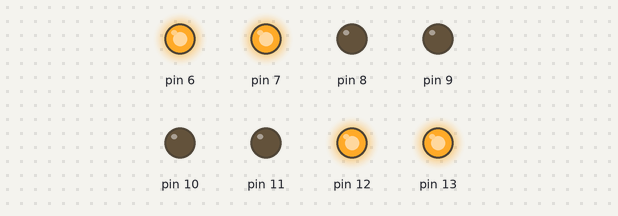
The sketch below on a simulated Arduino Uno, built with avr-gcc and run on an emulated ATmega328P. On the bench: output pins drawn as LEDs (lit = HIGH).

Above: at 0.2 s.
At 1.2 s:
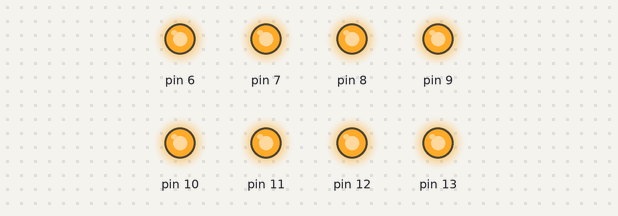
At 1.7 s:
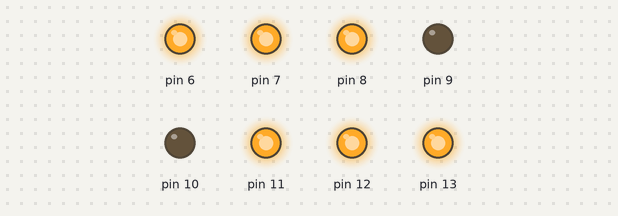
At 3.7 s:
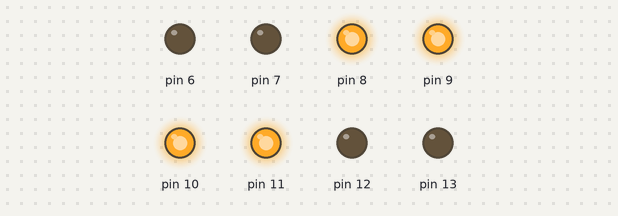
At 5.7 s:
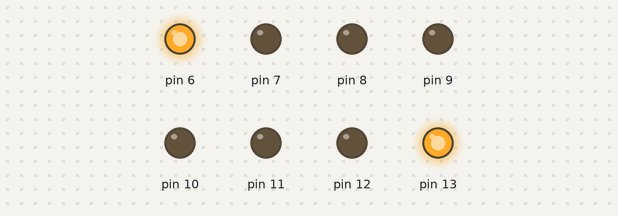
Timing chart, 0 to 6.9 s (numbered marks = the images above):
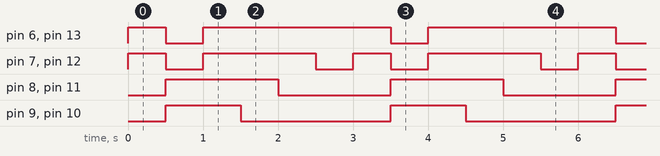

The sketch:

runningLED3.ino
```cpp
void setup() {
  pinMode(13, OUTPUT);
  pinMode(12, OUTPUT);
  pinMode(11, OUTPUT);
  pinMode(10, OUTPUT);
  pinMode(9, OUTPUT);
  pinMode(8, OUTPUT);
  pinMode(7, OUTPUT);
  pinMode(6, OUTPUT);
}

void loop() {
  digitalWrite(13, HIGH);
  digitalWrite(12, HIGH);
  digitalWrite(6, HIGH);
  digitalWrite(7, HIGH);
  delay(500);

  digitalWrite(13, LOW);
  digitalWrite(12, LOW);
  digitalWrite(6, LOW);
  digitalWrite(7, LOW);
  digitalWrite(11, HIGH);
  digitalWrite(10, HIGH);
  digitalWrite(9, HIGH);
  digitalWrite(8, HIGH);
  delay(500);

  digitalWrite(13, HIGH);
  digitalWrite(12, HIGH);
  digitalWrite(6, HIGH);
  digitalWrite(7, HIGH);
  delay(500);

  digitalWrite(10, LOW);
  digitalWrite(9, LOW);
  delay(500);

  digitalWrite(11, LOW);
  digitalWrite(8, LOW);
  delay(500);

  digitalWrite(12, LOW);
  digitalWrite(7, LOW);
  delay(500);

}
```

Measured:
- by itself, pin 6, pin 13: repeats every 3.0 s: LOW 0.50 s, HIGH 2.5 s
- by itself, pin 7, pin 12: repeats every 3.0 s: LOW 0.50 s, HIGH 1.5 s, LOW 0.50 s, HIGH 0.50 s
- by itself, pin 8, pin 11: alternates HIGH for 1.5 s and LOW for 1.5 s
- by itself, pin 9, pin 10: alternates HIGH for 1.0 s and LOW for 2.0 s
